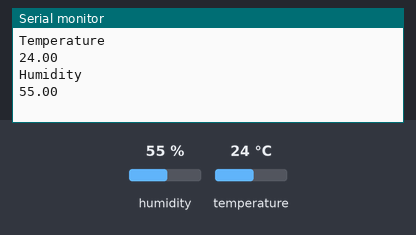
Bench run of a sketch on a simulated ESP8266 (NodeMCU). Parts: the last lines printed to the serial monitor. The inputs (shaded band) are chosen by the test bench; at power-on: humidity 55 %, temperature 24 °C. WiFi joins after 1.5 s; servers stay silent unless stated.

Above: at 3.0 s.
3.1 s: humidity set to 22 %
4.6 s: temperature set to 12 °C
At 6.0 s:
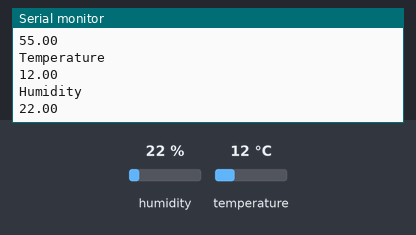
6.1 s: humidity set to 40 %
At 9.6 s:
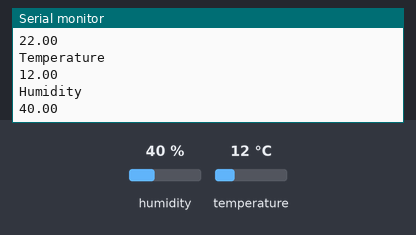
Timing chart, 0 to 11.1 s (numbered marks = the images above; inputs shaded):
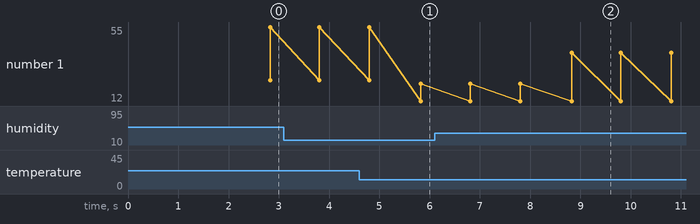

The sketch:

dht11_blynk.ino
```cpp
#define BLYNK_PRINT Serial
#include <ESP8266WiFi.h>
#include <BlynkSimpleEsp8266.h>

//change code for this
char anth[] ="7FC2xfKHaCvxO9jRJ_EwI1tAN_hOjigM";
char ssid[] = "Shary124_Ext";
char pass[] = "3343572002@";

#include "DHT.h"
#define DHTPIN D4
#define DHTTYPE DHT11

DHT dht(DHTPIN,DHTTYPE);

BlynkTimer timer;
void sendsensor()
{
  float t = dht.readTemperature();
  float h = dht.readHumidity();
  Serial.println("Temperature");
  Serial.println(t);
  Serial.println("Humidity");
  Serial.println(h);

  if(isnan(h)|| isnan(t))
  {
    Serial.println("DHT failed");
    return;
  }
  Blynk.virtualWrite(V1,t);
  Blynk.virtualWrite(V2,h);
}
void setup() {
 Serial.begin(9600);
 Blynk.begin(anth,ssid,pass);
 dht.begin();
 timer.setInterval(1000L,sendsensor);
}
void loop() {
 Blynk.run();
 timer.run();
}
```

Measured:
- after the input at 4.6 s, the serial monitor: prints a new line after 1.2 s (image 1)
- after the input at 6.1 s, the serial monitor: prints a new line after 2.7 s (image 2)
- plotted number 1: 22 → 40 after the input at 6.1 s
